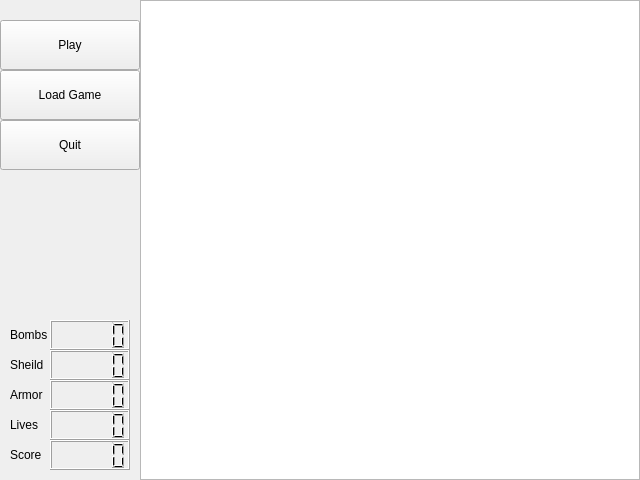
<?xml version="1.0" encoding="UTF-8"?>
<ui version="4.0">
 <class>MainWindow</class>
 <widget class="QMainWindow" name="MainWindow">
  <property name="geometry">
   <rect>
    <x>0</x>
    <y>0</y>
    <width>640</width>
    <height>480</height>
   </rect>
  </property>
  <property name="windowTitle">
   <string>Super Shooters</string>
  </property>
  <property name="autoFillBackground">
   <bool>true</bool>
  </property>
  <widget class="QWidget" name="centralWidget">
   <widget class="QGraphicsView" name="Display">
    <property name="geometry">
     <rect>
      <x>140</x>
      <y>0</y>
      <width>500</width>
      <height>480</height>
     </rect>
    </property>
   </widget>
   <widget class="QPushButton" name="playButton">
    <property name="geometry">
     <rect>
      <x>0</x>
      <y>20</y>
      <width>140</width>
      <height>50</height>
     </rect>
    </property>
    <property name="text">
     <string>Play</string>
    </property>
   </widget>
   <widget class="QPushButton" name="quitButton">
    <property name="geometry">
     <rect>
      <x>0</x>
      <y>120</y>
      <width>140</width>
      <height>50</height>
     </rect>
    </property>
    <property name="text">
     <string>Quit</string>
    </property>
   </widget>
   <widget class="QPushButton" name="loadButton">
    <property name="geometry">
     <rect>
      <x>0</x>
      <y>70</y>
      <width>140</width>
      <height>50</height>
     </rect>
    </property>
    <property name="text">
     <string>Load Game</string>
    </property>
   </widget>
   <widget class="QLCDNumber" name="scoreDisplay">
    <property name="geometry">
     <rect>
      <x>50</x>
      <y>440</y>
      <width>80</width>
      <height>30</height>
     </rect>
    </property>
    <property name="frameShape">
     <enum>QFrame::Box</enum>
    </property>
    <property name="frameShadow">
     <enum>QFrame::Raised</enum>
    </property>
    <property name="numDigits">
     <number>5</number>
    </property>
    <property name="value" stdset="0">
     <double>0.000000000000000</double>
    </property>
    <property name="intValue" stdset="0">
     <number>0</number>
    </property>
   </widget>
   <widget class="QLabel" name="scoreLabel">
    <property name="geometry">
     <rect>
      <x>10</x>
      <y>440</y>
      <width>40</width>
      <height>30</height>
     </rect>
    </property>
    <property name="text">
     <string>Score</string>
    </property>
   </widget>
   <widget class="QLabel" name="livesLabel">
    <property name="geometry">
     <rect>
      <x>10</x>
      <y>410</y>
      <width>40</width>
      <height>30</height>
     </rect>
    </property>
    <property name="text">
     <string>Lives</string>
    </property>
   </widget>
   <widget class="QLCDNumber" name="livesDisplay">
    <property name="geometry">
     <rect>
      <x>50</x>
      <y>410</y>
      <width>80</width>
      <height>30</height>
     </rect>
    </property>
    <property name="frameShape">
     <enum>QFrame::Box</enum>
    </property>
    <property name="frameShadow">
     <enum>QFrame::Raised</enum>
    </property>
    <property name="numDigits">
     <number>5</number>
    </property>
    <property name="value" stdset="0">
     <double>0.000000000000000</double>
    </property>
    <property name="intValue" stdset="0">
     <number>0</number>
    </property>
   </widget>
   <widget class="QLabel" name="armorLabel">
    <property name="geometry">
     <rect>
      <x>10</x>
      <y>380</y>
      <width>40</width>
      <height>30</height>
     </rect>
    </property>
    <property name="text">
     <string>Armor</string>
    </property>
   </widget>
   <widget class="QLabel" name="sheildLabel">
    <property name="geometry">
     <rect>
      <x>10</x>
      <y>350</y>
      <width>40</width>
      <height>30</height>
     </rect>
    </property>
    <property name="text">
     <string>Sheild</string>
    </property>
   </widget>
   <widget class="QLabel" name="bombsLabel">
    <property name="geometry">
     <rect>
      <x>10</x>
      <y>320</y>
      <width>40</width>
      <height>30</height>
     </rect>
    </property>
    <property name="text">
     <string>Bombs</string>
    </property>
   </widget>
   <widget class="QLCDNumber" name="bombsDisplay">
    <property name="geometry">
     <rect>
      <x>50</x>
      <y>320</y>
      <width>80</width>
      <height>30</height>
     </rect>
    </property>
    <property name="frameShape">
     <enum>QFrame::Box</enum>
    </property>
    <property name="frameShadow">
     <enum>QFrame::Raised</enum>
    </property>
    <property name="numDigits">
     <number>5</number>
    </property>
    <property name="value" stdset="0">
     <double>0.000000000000000</double>
    </property>
    <property name="intValue" stdset="0">
     <number>0</number>
    </property>
   </widget>
   <widget class="QLCDNumber" name="sheildDisplay">
    <property name="geometry">
     <rect>
      <x>50</x>
      <y>350</y>
      <width>80</width>
      <height>30</height>
     </rect>
    </property>
    <property name="frameShape">
     <enum>QFrame::Box</enum>
    </property>
    <property name="frameShadow">
     <enum>QFrame::Raised</enum>
    </property>
    <property name="numDigits">
     <number>5</number>
    </property>
    <property name="value" stdset="0">
     <double>0.000000000000000</double>
    </property>
    <property name="intValue" stdset="0">
     <number>0</number>
    </property>
   </widget>
   <widget class="QLCDNumber" name="armorDisplay">
    <property name="geometry">
     <rect>
      <x>50</x>
      <y>380</y>
      <width>80</width>
      <height>30</height>
     </rect>
    </property>
    <property name="frameShape">
     <enum>QFrame::Box</enum>
    </property>
    <property name="frameShadow">
     <enum>QFrame::Raised</enum>
    </property>
    <property name="numDigits">
     <number>5</number>
    </property>
    <property name="value" stdset="0">
     <double>0.000000000000000</double>
    </property>
    <property name="intValue" stdset="0">
     <number>0</number>
    </property>
   </widget>
  </widget>
 </widget>
 <layoutdefault spacing="6" margin="11"/>
 <resources/>
 <connections/>
</ui>
